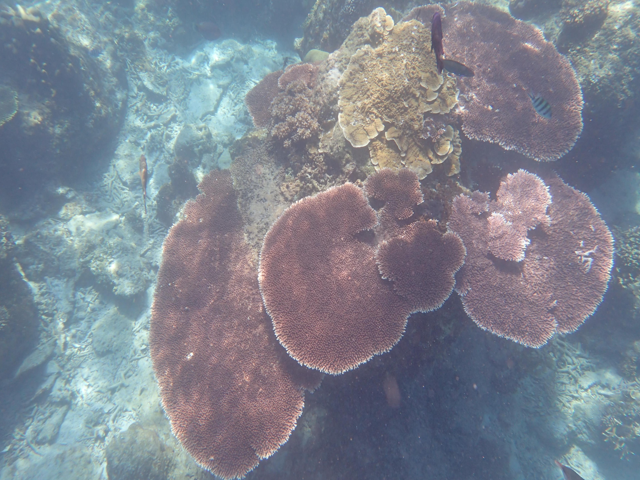
#> input picture inputs/image1.png, 640 x 480 px; its folder holds only this picture in this run
$ python enhance.py
#> lines starting #> are read from the running program, lines starting #| are printed output that depends on the picture
#> in main, image is the input picture: shape (480, 640, 3); mean B, G, R 144, 132.4, 126.2
import os
import cv2
import numpy as np


def color_balance(image):
    result = cv2.cvtColor(image, cv2.COLOR_BGR2LAB)
#> result: shape (480, 640, 3); mean of channels 0, 1, 2 140.4, 128.8, 121.1
    l, a, b = cv2.split(result)
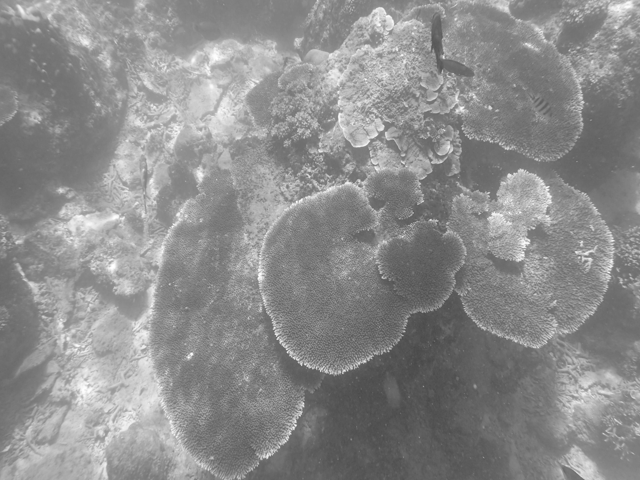
#> l: shape (480, 640); min 72, max 255, mean 140.4
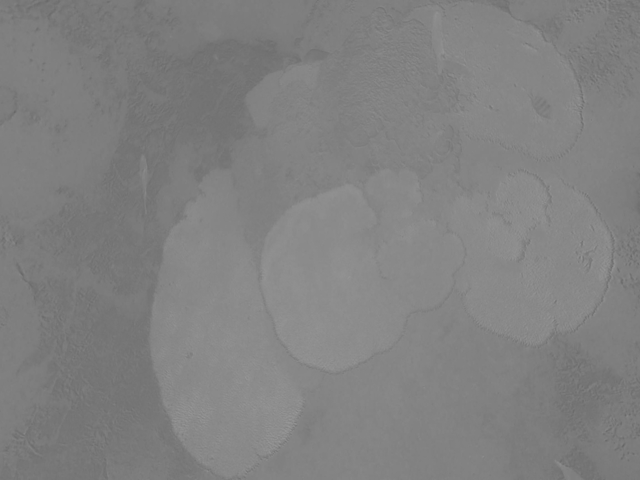
#> a: shape (480, 640); min 102, max 152, mean 128.8
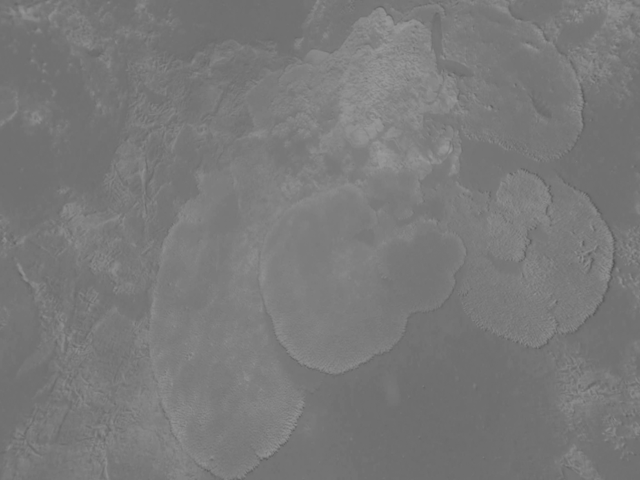
#> b: shape (480, 640); min 85, max 155, mean 121.1

    clahe = cv2.createCLAHE(clipLimit=2.0, tileGridSize=(8, 8))
    l = clahe.apply(l)
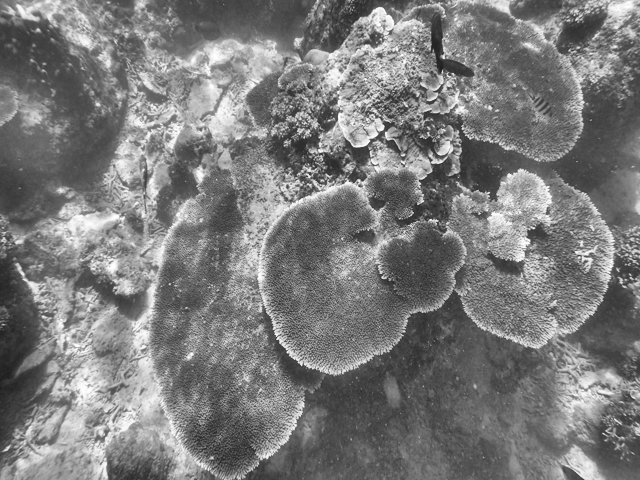
#> l: shape (480, 640); min 30, max 255, mean 123

    merged = cv2.merge((l, a, b))
#> merged: shape (480, 640, 3); mean of channels 0, 1, 2 123, 128.8, 121.1
    return cv2.cvtColor(merged, cv2.COLOR_LAB2BGR)
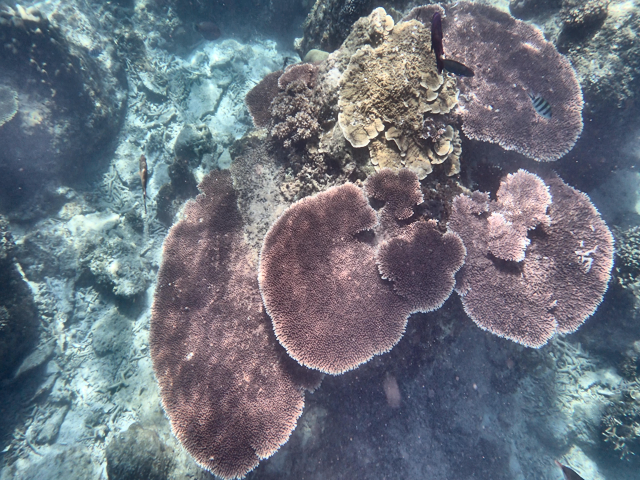
#> returned value: shape (480, 640, 3); mean B, G, R 127.1, 116.1, 109.8


def gamma_correction(image, gamma=1.2):
#> called with gamma = 1.1
    inv_gamma = 1.0 / gamma
    table = np.array([(i / 255.0) ** inv_gamma * 255
                      for i in np.arange(0, 256)]).astype("uint8")
    return cv2.LUT(image, table)


def enhance_image(image):
    balanced = color_balance(image)
    enhanced = gamma_correction(balanced, gamma=1.1)
    return enhanced


def main():
    input_folder = "inputs"
    output_folder = "outputs"

    os.makedirs(output_folder, exist_ok=True)

    for img_name in os.listdir(input_folder):
        img_path = os.path.join(input_folder, img_name)

        image = cv2.imread(img_path)

        if image is None:
            continue

        enhanced = enhance_image(image)

        save_path = os.path.join(output_folder, img_name)
        cv2.imwrite(save_path, enhanced)

        print(f"Processed: {img_name}")


if __name__ == "__main__":
    main()

$ run again, on inputs/image5.png
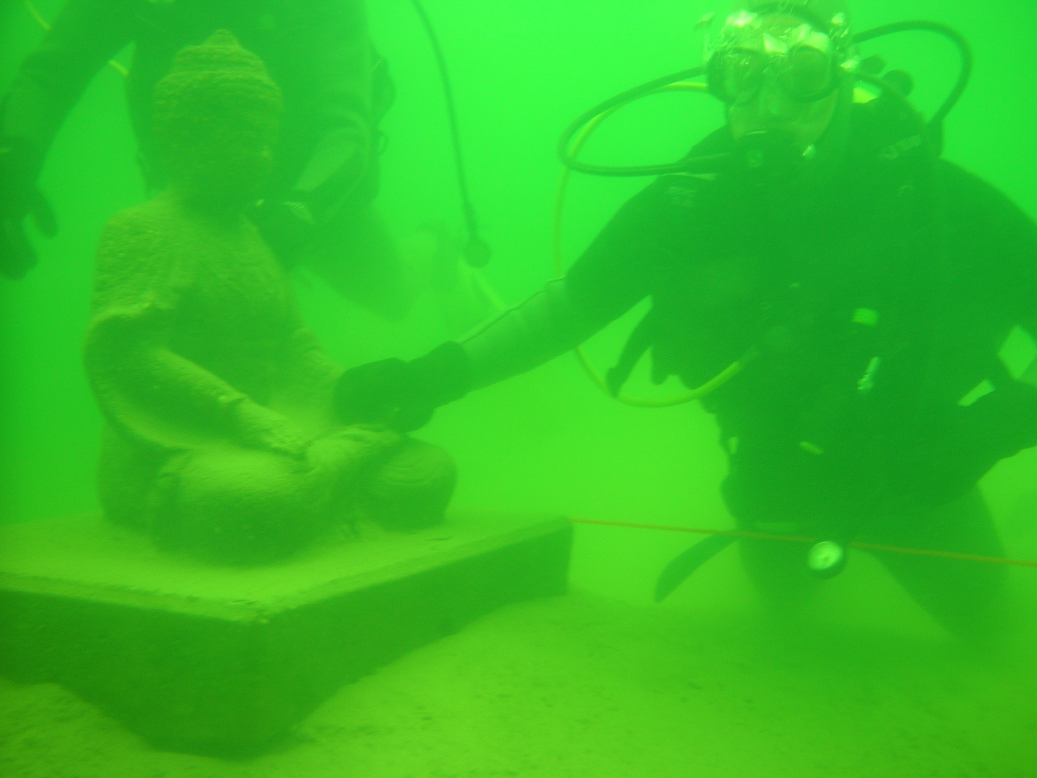
#> input picture inputs/image5.png, 1037 x 778 px
#> in main, image is the input picture: shape (778, 1037, 3); mean B, G, R 36.4, 189.7, 49.6
#> result: shape (778, 1037, 3); mean of channels 0, 1, 2 172.5, 65.3, 188.6
#> in color_balance, `l = clahe.apply(l)`:
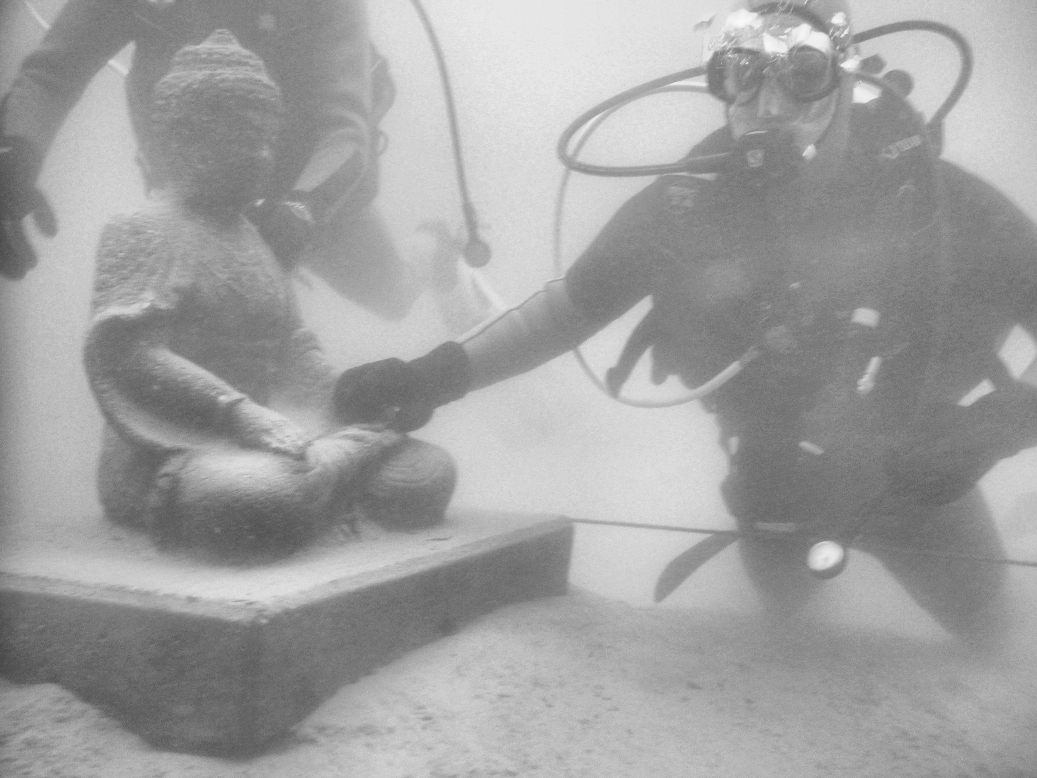
#> l: shape (778, 1037); min 72, max 249, mean 160.1
#> merged: shape (778, 1037, 3); mean of channels 0, 1, 2 160.1, 65.3, 188.6
#> in color_balance, `return cv2.cvtColor(merged, cv2.COLOR_LAB2BGR)`:
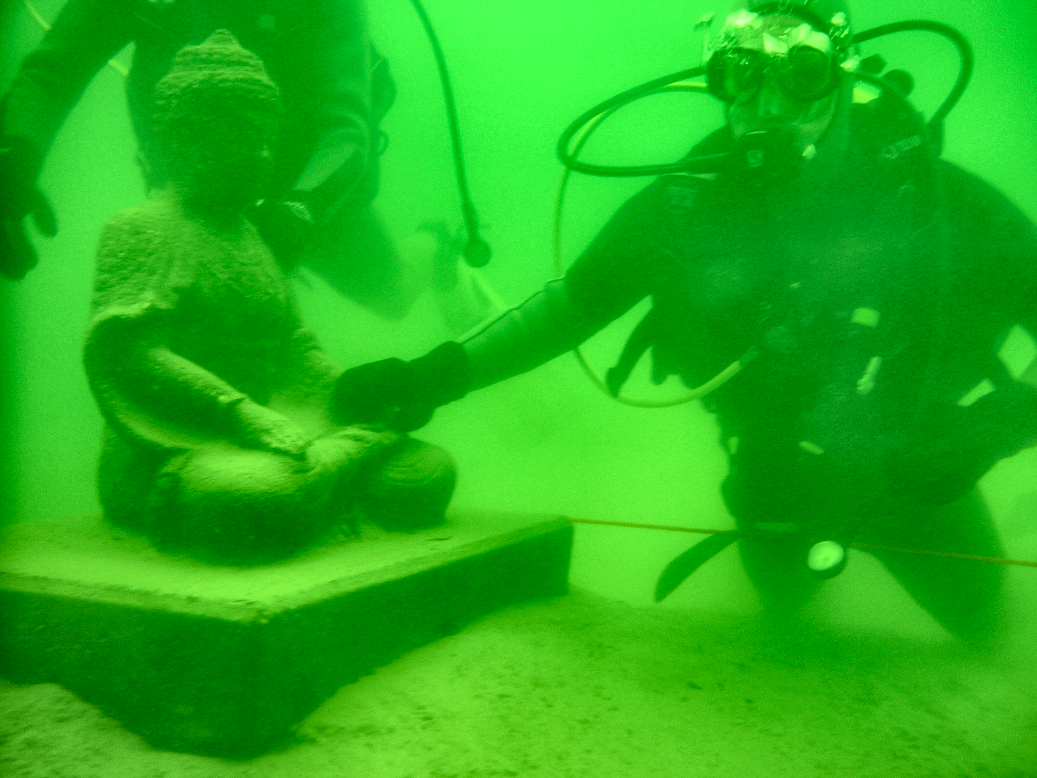
#> returned value: shape (778, 1037, 3); mean B, G, R 23, 176.6, 33.2

$ run again, on inputs/image2.png
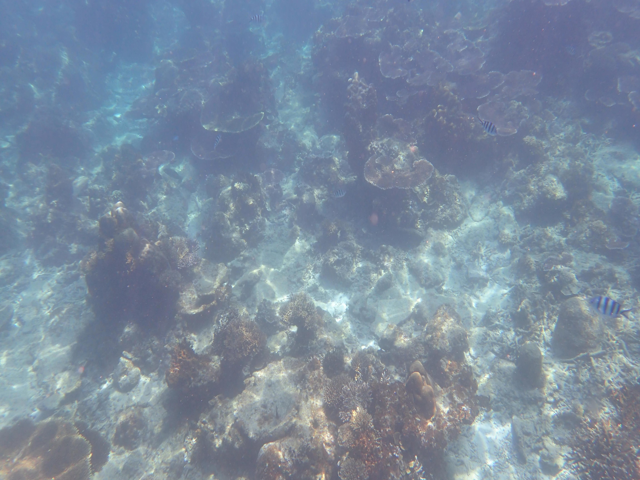
#> input picture inputs/image2.png, 640 x 480 px
#> in main, image is the input picture: shape (480, 640, 3); mean B, G, R 157.8, 139.4, 123.2
#> result: shape (480, 640, 3); mean of channels 0, 1, 2 146.2, 126.7, 116.3
#> in color_balance, `l = clahe.apply(l)`:
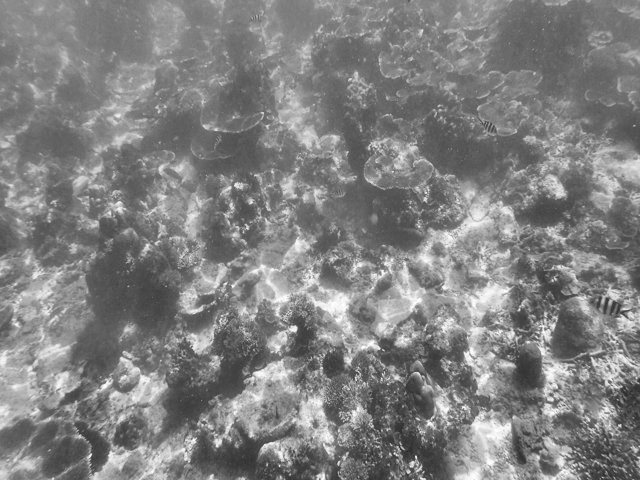
#> l: shape (480, 640); min 46, max 255, mean 128.8
#> merged: shape (480, 640, 3); mean of channels 0, 1, 2 128.8, 126.7, 116.3
#> in color_balance, `return cv2.cvtColor(merged, cv2.COLOR_LAB2BGR)`:
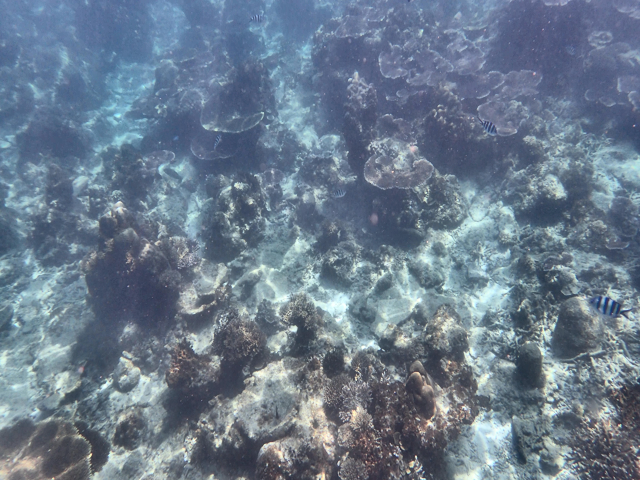
#> returned value: shape (480, 640, 3); mean B, G, R 140.6, 122.8, 106.5
